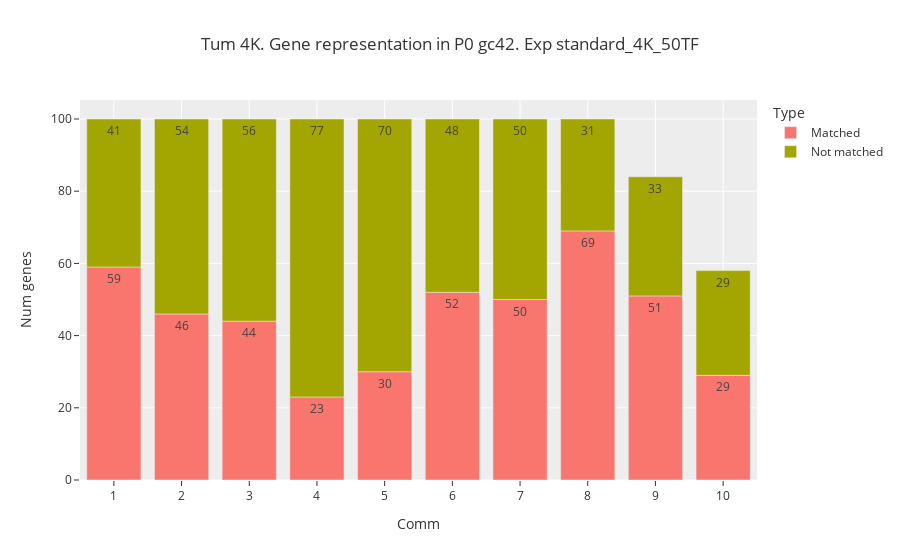

Here is the notebook cell this chart was saved with:
### Markdown cell above
### ModCon Selection

### Code cell
sel_exp = p0_42.exps["standard_4K_50TF"]
data_df = gh.mev_modcon_genes(sel_exp, ref_tpms=tum.exps["standard_4K_10TF"].tpm_df, num_genes=100)
fig = px.bar(data_df, x="Comm", y="Num genes", color="Type", title="Tum 4K. Gene representation in P0 gc42. Exp {}".format(sel_exp.type), text_auto=True)
save_fig(name=f"4K_p0_modConMev_rep_{sel_exp.type}_{vers}", fig=fig, base_path=figures_path, width=1400, height=600)

fig.show()

### Figure 1 — Plotly figure (JSON) as saved in the notebook; plotly's stock layout.template omitted (floating-point values rounded to 4 significant figures)
{"data": [{"alignmentgroup": "True", "hovertemplate": "Type=Matched<br>Comm=%{x}<br>Num genes=%{y}<extra></extra>", "legendgroup": "Matched", "marker": {"color": "#F8766D", "pattern": {"shape": ""}}, "name": "Matched", "offsetgroup": "Matched", "orientation": "v", "showlegend": true, "textposition": "auto", "texttemplate": "%{y}", "type": "bar", "x": ["1", "2", "3", "4", "5", "6", "7", "8", "9", "10"], "xaxis": "x", "y": [59, 46, 44, 23, 30, 52, 50, 69, 51, 29], "yaxis": "y"}, {"alignmentgroup": "True", "hovertemplate": "Type=Not matched<br>Comm=%{x}<br>Num genes=%{y}<extra></extra>", "legendgroup": "Not matched", "marker": {"color": "#A3A500", "pattern": {"shape": ""}}, "name": "Not matched", "offsetgroup": "Not matched", "orientation": "v", "showlegend": true, "textposition": "auto", "texttemplate": "%{y}", "type": "bar", "x": ["1", "2", "3", "4", "5", "6", "7", "8", "9", "10"], "xaxis": "x", "y": [41, 54, 56, 77, 70, 48, 50, 31, 33, 29], "yaxis": "y"}], "layout": {"barmode": "relative", "legend": {"title": {"text": "Type"}, "tracegroupgap": 0}, "title": {"text": "Tum 4K. Gene representation in P0 gc42. Exp standard_4K_50TF"}, "xaxis": {"anchor": "y", "domain": [0, 1], "title": {"text": "Comm"}}, "yaxis": {"anchor": "x", "domain": [0, 1], "title": {"text": "Num genes"}}}}
